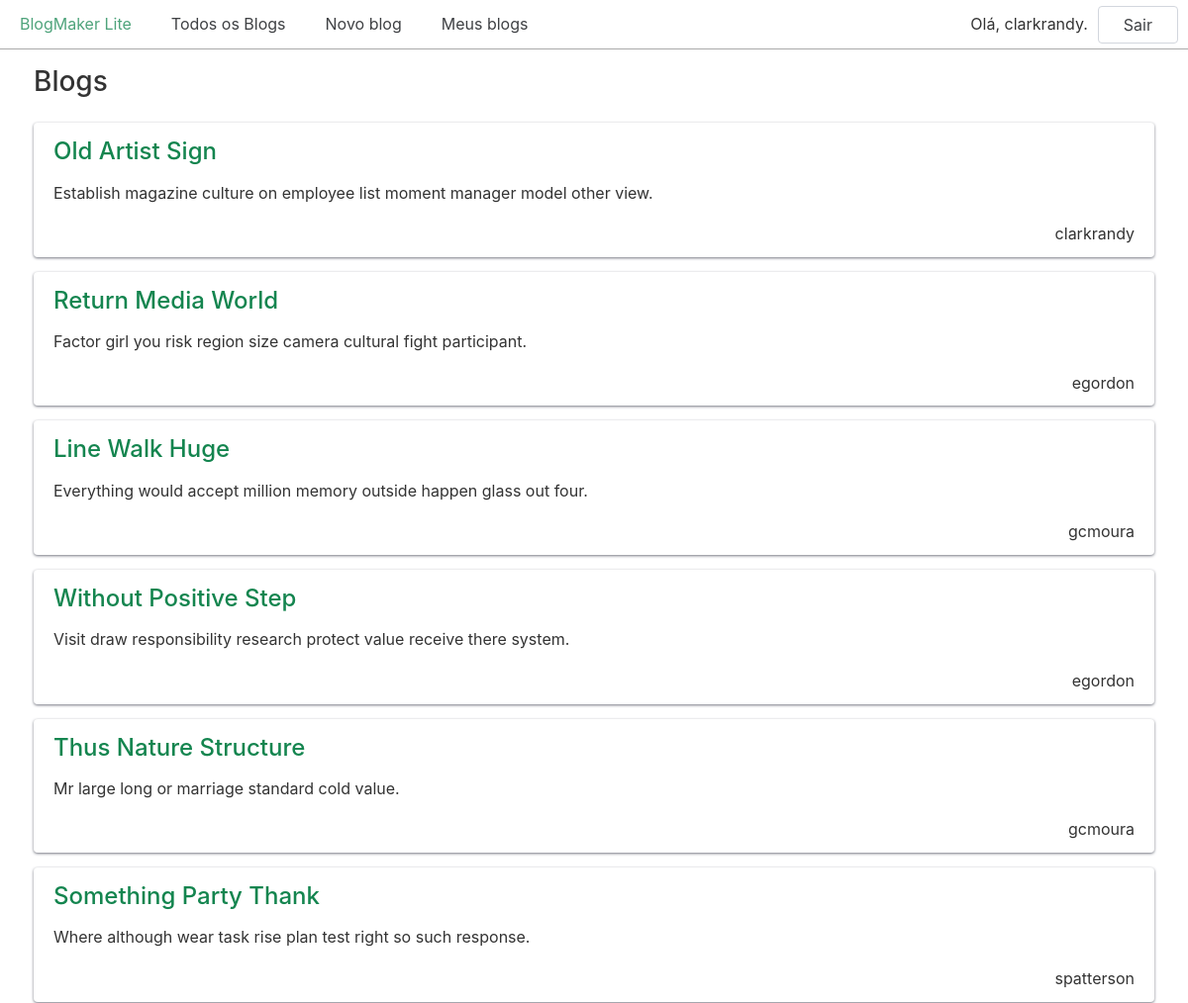
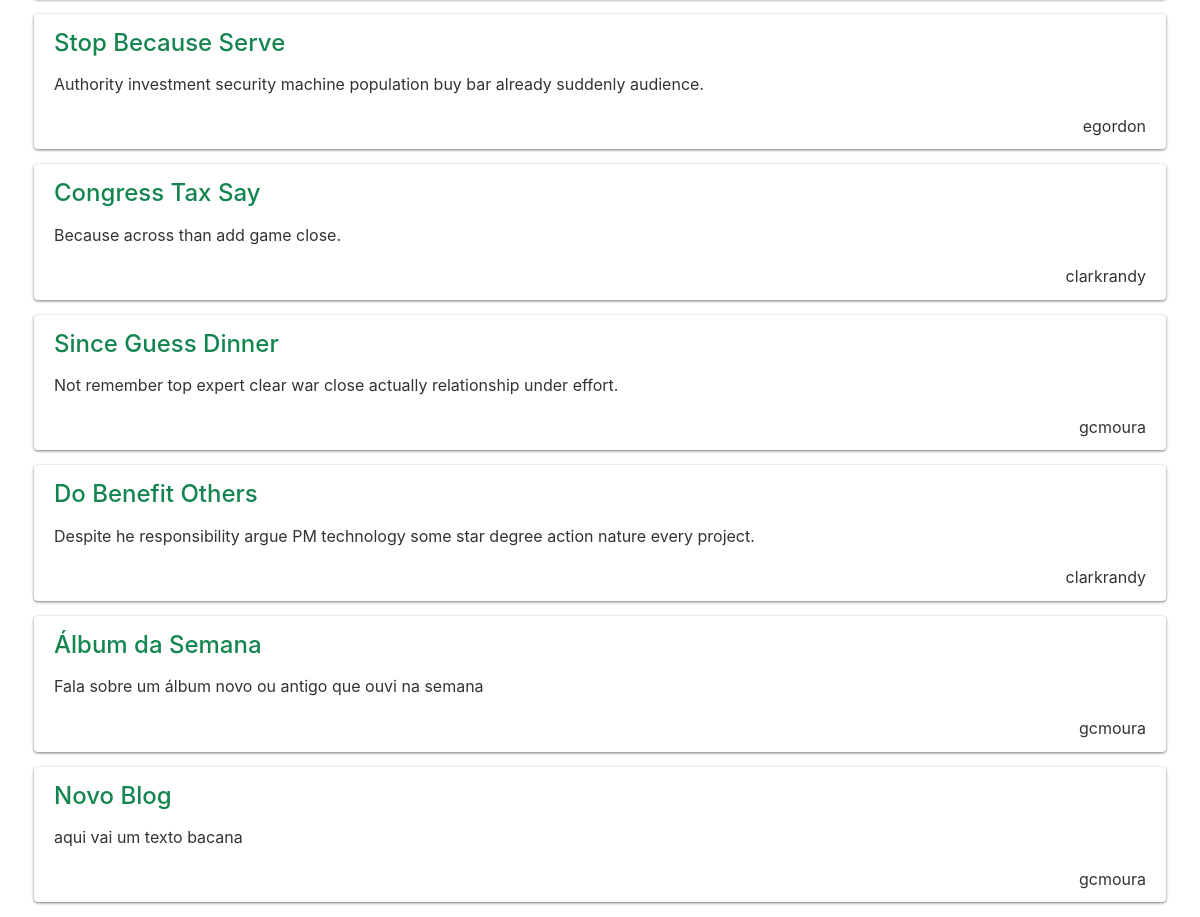
The page /blogs/ (signed in) on the database its author committed (2 pictures, top to bottom).
### blogs/models.py (models this page shows, shortened)
class Blog(models.Model):
    title = models.CharField(max_length=200)
    description = models.TextField()
    date_added = models.DateTimeField(auto_now_add=True)
    owner = models.ForeignKey(User, on_delete=models.CASCADE) ## adicionado para controlar o 'dono' do Blog

### blogs/views.py (the view)
# urls.py: path("blogs/", views.blogs, name="blogs"),
def blogs(request):
    all_blogs = Blog.objects.all()
    context = {"blogs": all_blogs}
    return render(request, "blogs/blogs.html", context)

### blogs/templates/blogs/blogs.html
{% extends "blogs/base.html" %}
{% block content %}
  <h2>Blogs</h2>
  {% for blog in blogs %}
    <div class="card">
      <header>
        <h3>
          <a href="{% url 'blogs:blog' blog.id %}">{{ blog.title }}</a>
        </h3>
      </header>
      <p>{{ blog.description }}</p>
      <p class="text-right">{{ blog.owner.username }}</p>
    </div>
  {% empty %}
    <h3>Nenhum blog foi adicionado ainda.</h3>
  {% endfor %}
{% endblock content %}

### blogs/templates/blogs/base.html (shortened to what this page needs)
{% load static %}
<!doctype html>
<html lang="en-US">
  <head>
    <link href="{% static 'chota.css' %}" rel="stylesheet" type="text/css">
    <link href="{% static 'custom.css' %}" rel="stylesheet" type="text/css">
  </head>
  <body>
    <nav class="nav">
      <div class="nav-left">
        <a class="active" href="{% url 'blogs:index' %}">BlogMaker Lite</a>
        <a href="{% url 'blogs:blogs' %}">Todos os Blogs</a>
        {% if user.is_authenticated %}
          <a href="{% url 'blogs:new_blog' %}">Novo blog</a>
          <a href="{% url 'blogs:meus_blogs' %}">Meus blogs</a>
        {% endif %}
      </div>
      <div class="nav-right">
        {% if user.is_authenticated %}
          <span class="is-vertical-align">Olá, {{ user.username }}.</span>
          <form action="{% url 'accounts:logout' %}" method="post" class="is-vertical-align">
            <button class="button outline">Sair</button>
          </form>
        {% else %}
          <a href="{% url 'accounts:login' %}">Acessar</a>
          <a href="{% url 'accounts:register' %}">Registrar</a>
        {% endif %}
      </div>
    </nav>
    <div class="container">
      {% block content %}{% endblock content %}
    </div>
  </body>
</html>

### css/chota.css (style rules this page uses)
:root { --bg-color: #fff; --bg-secondary-color: #f3f3f6; --color-primary: #14854f; --color-lightGrey: #d2d6dd; --color-grey: #747681; --color-darkGrey: #3f4144; --color-error: #d43939; --color-success: #28bd14; --grid-maxWidth: 120rem; --grid-gutter: 2rem; --font-size: 1.6rem; --font-color: #333; --font-family-sans: -apple-system, "BlinkMacSystemFont", "Avenir", "Avenir Next", "Segoe UI", "Roboto", "Oxygen", "Ubuntu", "Cantarell", "Fira Sans", "Droid Sans", "Helvetica Neue", sans-serif; --font-family-mono: monaco, "Consolas", "Lucida Console", monospace; }
html { -webkit-box-sizing: border-box; box-sizing: border-box; font-size: 62.5%; line-height: 1.15; -webkit-text-size-adjust: 100%; -moz-text-size-adjust: 100%; -ms-text-size-adjust: 100%; text-size-adjust: 100%; }
*, *::before, *::after { -webkit-box-sizing: inherit; box-sizing: inherit; }
body { background-color: var(--bg-color); line-height: 1.6; font-size: var(--font-size); color: var(--font-color); font-family: "Segoe UI", "Helvetica Neue", sans-serif; font-family: var(--font-family-sans); margin: 0; padding: 0; }
h1, h2, h3, h4, h5, h6 { font-weight: 500; margin: 0.35em 0 0.7em; }
h2 { font-size: 1.75em; }
h3 { font-size: 1.5em; }
a { color: var(--color-primary); text-decoration: none; }
button { font-family: inherit; }
p { margin-top: 0; }
.container { max-width: var(--grid-maxWidth); margin: 0 auto; width: 96%; padding: 0 calc(var(--grid-gutter) / 2); }
.button, [type="button"], [type="reset"], [type="submit"], button { padding: 1rem 2.5rem; color: var(--color-darkGrey); background: var(--color-lightGrey); border-radius: 4px; border: 1px solid transparent; font-size: var(--font-size); line-height: 1; text-align: center; -webkit-transition: opacity 0.2s ease; transition: opacity 0.2s ease; text-decoration: none; -webkit-transform: scale(1); transform: scale(1); display: inline-block; cursor: pointer; }
.button.outline { background-color: transparent; border-color: var(--color-lightGrey); }
::placeholder { color: #bdbfc4; }
.nav { display: -webkit-box; display: -ms-flexbox; display: flex; min-height: 5rem; -webkit-box-align: stretch; -ms-flex-align: stretch; align-items: stretch; }
.nav-center, .nav-left, .nav-right { display: -webkit-box; display: -ms-flexbox; display: flex; -webkit-box-flex: 1; -ms-flex: 1; flex: 1; }
.nav-left { -webkit-box-pack: start; -ms-flex-pack: start; justify-content: flex-start; }
.nav-right { -webkit-box-pack: end; -ms-flex-pack: end; justify-content: flex-end; }
.nav a, .nav .brand { text-decoration: none; display: -webkit-box; display: -ms-flexbox; display: flex; -webkit-box-align: center; -ms-flex-align: center; align-items: center; padding: 1rem 2rem; color: var(--color-darkGrey); }
.nav [aria-current="page"]:not(.button), .nav .active:not(.button) { color: #000; color: var(--color-primary); }
.nav .button { margin: auto 1rem; }
.card { padding: 1rem 2rem; border-radius: 4px; background: var(--bg-color); -webkit-box-shadow: 0 1px 3px var(--color-grey); box-shadow: 0 1px 3px var(--color-grey); }
.card p:last-child { margin: 0; }
.card header > * { margin-top: 0; margin-bottom: 1rem; }
.text-right { text-align: right; }
.is-vertical-align { display: -webkit-box; display: -ms-flexbox; display: flex; -webkit-box-align: center; -ms-flex-align: center; align-items: center; }

### css/custom.css (style rules this page uses)
.nav { border-bottom: 1px solid #aaa; }
.card { margin-bottom: 15px; }

### rows shown on the page
Blog: title "Old Artist Sign", description "Establish magazine culture on employee list moment manager model other view.", owner.username "clarkrandy"
Blog: title "Return Media World", description "Factor girl you risk region size camera cultural fight participant.", owner.username "egordon"
Blog: title "Line Walk Huge", description "Everything would accept million memory outside happen glass out four.", owner.username "gcmoura"
Blog: title "Without Positive Step", description "Visit draw responsibility research protect value receive there system.", owner.username "egordon"
Blog: title "Thus Nature Structure", description "Mr large long or marriage standard cold value.", owner.username "gcmoura"
Blog: title "Something Party Thank", description "Where although wear task rise plan test right so such response.", owner.username "spatterson"
Blog: title "Stop Because Serve", description "Authority investment security machine population buy bar already suddenly audience.", owner.username "egordon"
Blog: title "Congress Tax Say", description "Because across than add game close.", owner.username "clarkrandy"
Blog: title "Since Guess Dinner", description "Not remember top expert clear war close actually relationship under effort.", owner.username "gcmoura"
Blog: title "Do Benefit Others", description "Despite he responsibility argue PM technology some star degree action nature every project.", owner.username "clarkrandy"
Blog: title "Álbum da Semana", description "Fala sobre um álbum novo ou antigo que ouvi na semana", owner.username "gcmoura"
Blog: title "Novo Blog", description "aqui vai um texto bacana", owner.username "gcmoura"

### other values the page prints
{{ user.username }} "clarkrandy"
